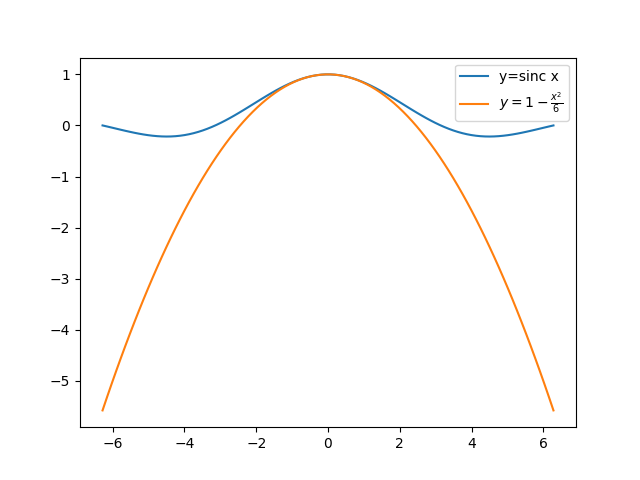

The script that saved this image:
import matplotlib.pyplot as plt
import numpy as np

print('sinc 0 is',np.sin(0.0)/0.0)

alpha = np.linspace(-2*np.pi,2*np.pi,100)
plt.plot(alpha,np.sin(alpha)/alpha)
plt.plot(alpha,1-alpha**2/6)
plt.legend(['y=sinc x','$y=1-\\frac{x^2}{6}$'])
plt.savefig('sinc.png')
